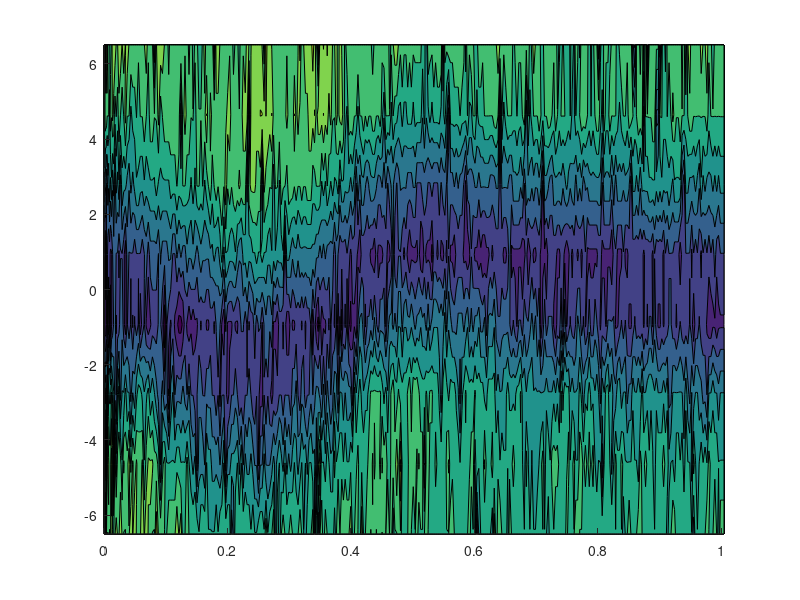

MATLAB code to generate this figure: (Note: this script raises an error after producing the figure.)
clear all; clc; close all;

data = importdata('log.dat');

%minls = [47.8166, 47.8304, 49.2446, 48.5621, 48.6193, 48.6982, 48.8462, 49.5325];
%maxls = [59.3748, 63.0730, 64.4773, 65.8383, 66.5010, 66.6174, 64.9901, 64.2327];

x = data(:,1);
y = data(:,2);
xc = data(:,4);
lsi = data(:,5:12);
dist = sqrt(x.*x+y.*y);

[X,Y] = meshgrid(dist,(-3.5:1:3.5).*13./7);

figure;
hold on;
contourf(X,Y,1-lsi','EdgeColor','None');
view(2);
colormap(gray);
plot(dist,(xc.*13./7),'m-')
axis([-0.1 1.1 -8 8])
xlabel('Driven Distance [m]')
ylabel('Sensor Distance [cm]')
hold off;